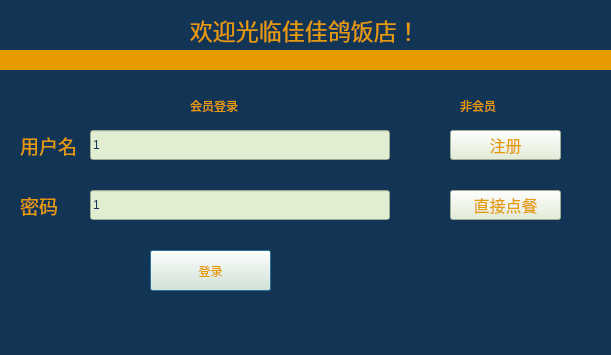
<?xml version="1.0" encoding="UTF-8"?>
<ui version="4.0">
 <class>Sign_in</class>
 <widget class="QDialog" name="Sign_in">
  <property name="geometry">
   <rect>
    <x>0</x>
    <y>0</y>
    <width>611</width>
    <height>355</height>
   </rect>
  </property>
  <property name="windowTitle">
   <string>Dialog</string>
  </property>
  <property name="styleSheet">
   <string notr="true"> background-color: rgb(18, 53, 85);</string>
  </property>
  <widget class="QLabel" name="label_1">
   <property name="geometry">
    <rect>
     <x>160</x>
     <y>10</y>
     <width>311</width>
     <height>40</height>
    </rect>
   </property>
   <property name="font">
    <font>
     <family>Sans Serif</family>
     <pointsize>17</pointsize>
     <weight>50</weight>
     <italic>false</italic>
     <bold>false</bold>
    </font>
   </property>
   <property name="styleSheet">
    <string notr="true">color: rgb(230, 155, 3);
font: 17pt &quot;Sans Serif&quot;;</string>
   </property>
   <property name="text">
    <string>     欢迎光临佳佳鸽饭店！</string>
   </property>
  </widget>
  <widget class="QLabel" name="label_2">
   <property name="geometry">
    <rect>
     <x>0</x>
     <y>50</y>
     <width>611</width>
     <height>20</height>
    </rect>
   </property>
   <property name="styleSheet">
    <string notr="true">background-color: rgb(230, 155, 3);</string>
   </property>
   <property name="text">
    <string/>
   </property>
  </widget>
  <widget class="QLabel" name="label_3">
   <property name="geometry">
    <rect>
     <x>190</x>
     <y>90</y>
     <width>101</width>
     <height>31</height>
    </rect>
   </property>
   <property name="styleSheet">
    <string notr="true">color: rgb(230, 155, 3);
font: 17pt &quot;Sans Serif&quot;;</string>
   </property>
   <property name="text">
    <string>会员登录</string>
   </property>
  </widget>
  <widget class="QLabel" name="label_username">
   <property name="geometry">
    <rect>
     <x>20</x>
     <y>130</y>
     <width>61</width>
     <height>30</height>
    </rect>
   </property>
   <property name="font">
    <font>
     <family>Sans Serif</family>
     <pointsize>14</pointsize>
     <weight>50</weight>
     <italic>false</italic>
     <bold>false</bold>
    </font>
   </property>
   <property name="styleSheet">
    <string notr="true">font: 14pt &quot;Sans Serif&quot;;
color: rgb(230, 155, 3);</string>
   </property>
   <property name="text">
    <string>用户名</string>
   </property>
  </widget>
  <widget class="QLineEdit" name="lineEdit_username">
   <property name="geometry">
    <rect>
     <x>90</x>
     <y>130</y>
     <width>300</width>
     <height>30</height>
    </rect>
   </property>
   <property name="styleSheet">
    <string notr="true">background-color: rgb(225, 238, 210);
color: rgb(18, 53, 85);
font: 10pt &quot;Sans Serif&quot;;</string>
   </property>
   <property name="text">
    <string>1</string>
   </property>
  </widget>
  <widget class="QLabel" name="label_password">
   <property name="geometry">
    <rect>
     <x>20</x>
     <y>190</y>
     <width>50</width>
     <height>30</height>
    </rect>
   </property>
   <property name="font">
    <font>
     <family>Sans Serif</family>
     <pointsize>14</pointsize>
     <weight>50</weight>
     <italic>false</italic>
     <bold>false</bold>
    </font>
   </property>
   <property name="styleSheet">
    <string notr="true">font: 14pt &quot;Sans Serif&quot;;
color: rgb(230, 155, 3);</string>
   </property>
   <property name="text">
    <string>密码</string>
   </property>
  </widget>
  <widget class="QLineEdit" name="lineEdit_password">
   <property name="geometry">
    <rect>
     <x>90</x>
     <y>190</y>
     <width>300</width>
     <height>30</height>
    </rect>
   </property>
   <property name="styleSheet">
    <string notr="true">background-color: rgb(225, 238, 210);
color: rgb(18, 53, 85);
font: 10pt &quot;Sans Serif&quot;;</string>
   </property>
   <property name="text">
    <string>1</string>
   </property>
  </widget>
  <widget class="QPushButton" name="sign_in">
   <property name="geometry">
    <rect>
     <x>150</x>
     <y>250</y>
     <width>121</width>
     <height>41</height>
    </rect>
   </property>
   <property name="styleSheet">
    <string notr="true"> background-color: rgb(225, 238, 210);
font: 14pt &quot;Sans Serif&quot;;
color: rgb(230, 155, 3);</string>
   </property>
   <property name="text">
    <string>登录</string>
   </property>
  </widget>
  <widget class="QLabel" name="label_4">
   <property name="geometry">
    <rect>
     <x>460</x>
     <y>90</y>
     <width>101</width>
     <height>31</height>
    </rect>
   </property>
   <property name="styleSheet">
    <string notr="true">font: 17pt &quot;Sans Serif&quot;;
color: rgb(230, 155, 3);</string>
   </property>
   <property name="text">
    <string>非会员</string>
   </property>
  </widget>
  <widget class="QPushButton" name="Register">
   <property name="geometry">
    <rect>
     <x>450</x>
     <y>130</y>
     <width>111</width>
     <height>30</height>
    </rect>
   </property>
   <property name="font">
    <font>
     <family>Agency FB</family>
     <pointsize>12</pointsize>
    </font>
   </property>
   <property name="styleSheet">
    <string notr="true">color: rgb(230, 155, 3);
background-color: rgb(225, 238, 210);</string>
   </property>
   <property name="text">
    <string>注册</string>
   </property>
  </widget>
  <widget class="QPushButton" name="unsign_in">
   <property name="geometry">
    <rect>
     <x>450</x>
     <y>190</y>
     <width>111</width>
     <height>30</height>
    </rect>
   </property>
   <property name="font">
    <font>
     <family>Agency FB</family>
     <pointsize>12</pointsize>
    </font>
   </property>
   <property name="styleSheet">
    <string notr="true">color: rgb(230, 155, 3);
background-color: rgb(225, 238, 210);</string>
   </property>
   <property name="text">
    <string>直接点餐</string>
   </property>
  </widget>
 </widget>
 <resources/>
 <connections/>
</ui>
